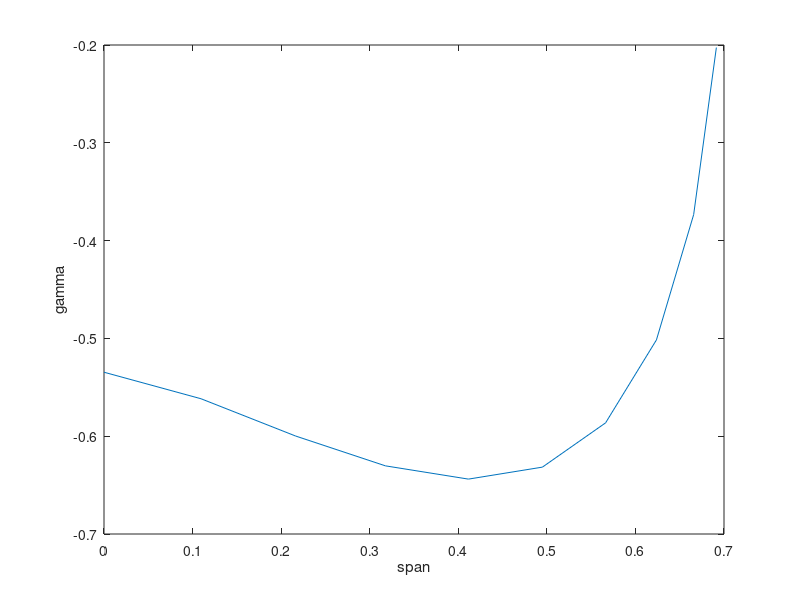
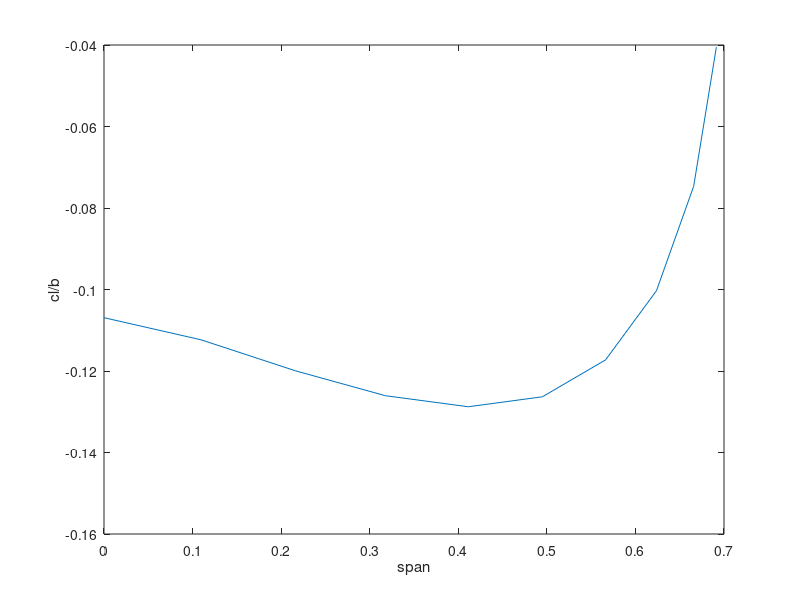
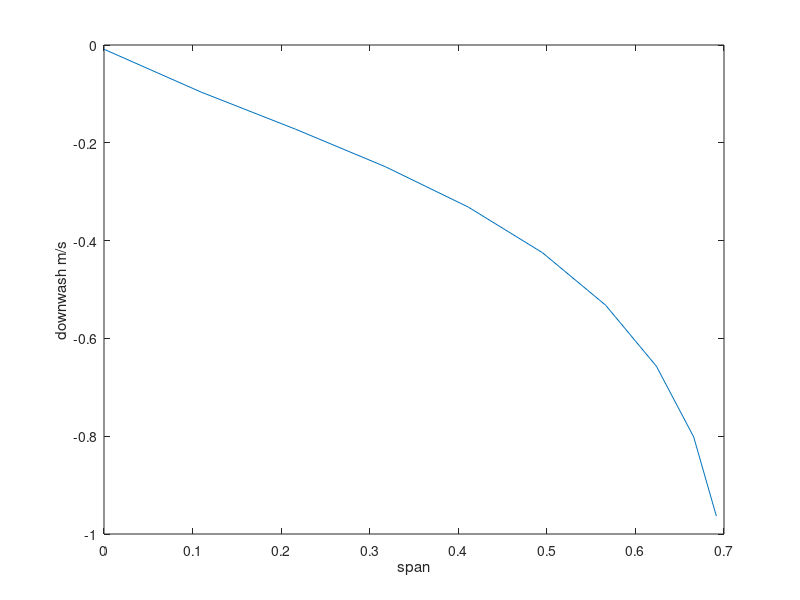

Write the MATLAB code that produced these figures, in order.
clear
clc
close all


cd0 = 0.01686447;
%Condition
rho = 1.225;
Vinf = 20;
alpha = -1.25*(pi/180);
%Wing
h = 0.5; %taper ratio
bhalf = 0.7;
cr = 0.1; %root chord
clalpha = 5; %lift slope
part = 10;
z = 0;
for i=1:part
    theta(i) = (pi/2) - z*(pi/(2*part));
    y(i) = bhalf*cos(theta(i));
    ny(i) = bhalf/y(i);
    c(i) = 0.5; %rec
    %c(i) = cr*((1-h)*(bhalf-y(i))/(bhalf+h)); %taper wing
    %c(i) = cr*(1-((y(i)/bhalf)^2))^0.5; %elliptic wing
    vr(i) = Vinf;
    mu(i) = (clalpha*c(i)/(8*bhalf));
    %thetatwist(i) = 0; %no twist
    thetatwist(i) = -2/bhalf*y(i)*pi/180; %geometric twist
    %alphacl0(i) = -4*pi/180;
    alphacl0(i) = 0/bhalf*y(i)*pi/180;
    alphay(i) = thetatwist(i)+alpha;
    z = z+1;
end
for i=1:part-1
    dy(i) = y(i+1)-y(i);
end
dy(part) = 0;
n = 0;
for i=1:part
    for j=1:part
        a(i,j) = sin((2*n+1)*theta(i))*((2*n+1)*mu(i)+sin(theta(i)));
        n = n+1;
    end
    n=0;
end
area = 0;
for i=1:part
    area = area+c(i)*y(i);
end
for i=1:part
    b(i) = mu(i)*(alphay(i)-alphacl0(i))*sin(theta(i));
end
x = linsolve(a,b');
n=0;
xsum = 0;
for i=1:part
    for j=1:part
        xsum = xsum + 4*bhalf*vr(i)*x(j)*sin((2*n+1)*theta(i));
        n=n+1;
    end
    gamma(i) = xsum;
    lift(i) = gamma(i)*rho*vr(i);
    cl(i) = lift(i)/(0.5*rho*Vinf^2*c(i));
    xsum = 0;
    n = 0;
end
 xsum = 0;
 n = 0;
 for i=1:part
     for j=1:part
         xsum = xsum+(2*n+1)*x(j)*sin(theta(i)*(2*n+1))/sin(theta(i));
         n = n+1;
     end
     alphai(i) = xsum;
      xsum = 0;
      n = 0;
 end
 for i=1:part
     drag(i) = -lift(i)*sin(alphai(i))-0.5*rho*vr(i)^2*c(i)*dy(i)*cd0;
     wd(i) = vr(i)*sin(alphai(i)); %Downwash
 end
 cfv = 0;
 cft = 0;
 torq = 0;
 for i=1:part
     cfv = cfv + lift(i)*dy(i);
     cft = cft + drag(i)*dy(i);
 end
 Liftgrams = cfv*1000/9.8
 idraggrams = cft*1000/9.8
 LbyD = abs(cfv/cft);

 figure(1)
 plot(y,gamma)
 xlabel('span')
 ylabel('gamma')

 figure(2)
 plot(y,cl)
 xlabel('span')
 ylabel('cl/b')

 figure(3)
 plot(y,wd)
 xlabel('span')
 ylabel('downwash m/s')